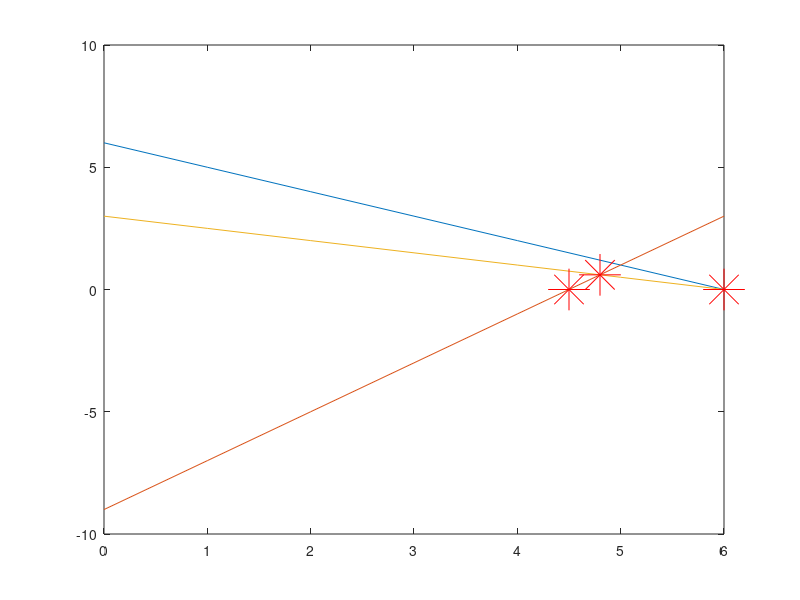

MATLAB code for this plot:
%% Min z = 3x1 - 5x2 
% where s.t. are 
% x1 + x2 <= 6 
% 2x1 - x2 >= 9 
% x1 + 2x2 <= 6
% x1 >= 0
% x2 >= 0

clc ;
clear;

%% Phase 1, input parameter
C = [3 -5];
Z = @(x1, x2)3*x1 - 5*x2;

% Define the constraints
A = [1 1; 2 -1; 1 2];
b = [6; 9; 6];

% Defining st's as functions as well 
C1 = @(x1, x2) x1 + x2 - 6;
C2 = @(x1, x2) 2*x1 - x2 - 9;
C3 = @(x1, x2) x1 + 2*x2 - 6;

% finding number of constraints 
[m, n] = size(A);

%% Phase 2 Plotting
x1 = 0:max(b./A(:, 1)); % for x axis so that we dont have to plot a huge graph, only what is required
% Known as feasable region
for i = 1:m
    x2 = (b(i) - A(i, 1) * x1) / A(i, 2);

    plot(x1, x2)
    hold on
end 

%% Phase 3 Find intersection & corner points
% adding st's for x1 and x2 to be positive 
A = [A; eye(n)];
b = [b; zeros(2, 1)]; % adding constraint for first quadrant

m = size(A, 1); % updating
pt = [];
for i = 1:m
    for j = i + 1: m 
        aa = [A(i, :); A(j, :)];
        bb = [b(i); b(j)];
        if (det(aa))
            X = aa \ bb;
            if(X >= 0)
                pt = [pt X];
            end
        end
    end
end

pt = unique(pt', "rows")';
disp(pt)

%% Phase 4 Find Feasable points 
FP = [];
z = [];
for i = 1:size(pt, 2) % 2 gives columns, i.e. loop in number of points
    pt1 = pt(1, i); % x1 of ith point
    pt2 = pt(2, i); % x2 of ith point
    if(C1(pt1, pt2) <= 0 && C2(pt1, pt2) >= 0 && C3(pt1, pt2) <= 0)
        FP = [FP pt(:, i)]; % Store feasible points
        plot(pt1, pt2, '*r', 'MarkerSize', 30);
        cost = Z(pt1, pt2);
        z = [z cost];
    end
end

disp(FP)
disp(z)

%% Phase 5 finding optimal solution and value
[optimal_val index] = min(z)
optimal_sol = FP(:, index)
% Display the optimal solution and its corresponding value
fprintf('Optimal Solution: x1 = %.2f, x2 = %.2f\n', optimal_sol(1), optimal_sol(2));
fprintf('Optimal Value: Z = %.2f\n', optimal_val);

